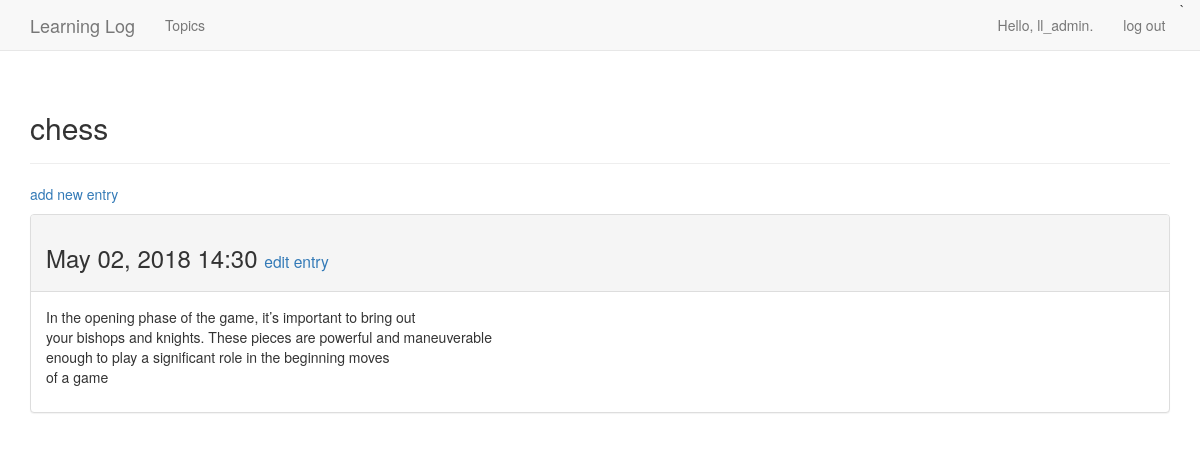
The app's page /topics/1/ (signed in), older data.
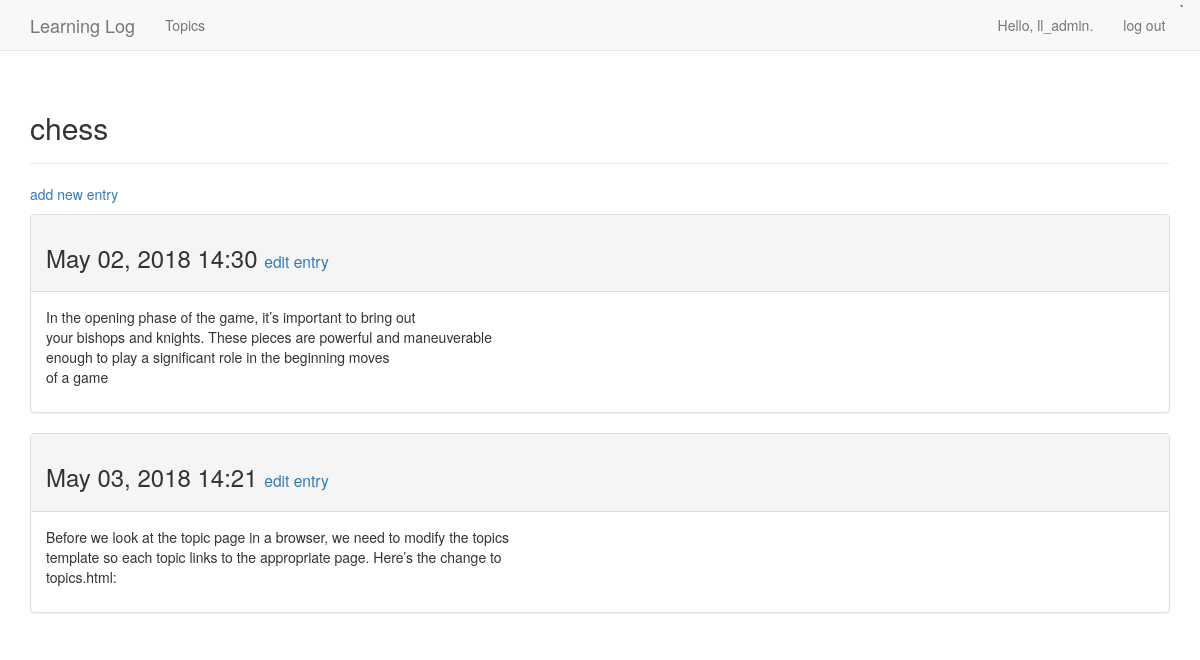
The same page, newer data.
### learning_logs/models.py (models this page shows, shortened)
class Entry(models.Model):
    topic = models.ForeignKey(Topic, on_delete=models.DO_NOTHING)
    text = models.TextField()
    date_added = models.DateTimeField(auto_now_add=True)
    class Meta:
        verbose_name_plural = 'entries'

### learning_logs/views.py (the view)
# urls.py: url(r'^topics/(?P<topic_id>\d+)/$', views.topic, name='topic'),
@login_required
def topic(request, topic_id):
    topic = Topic.objects.get(id=topic_id)
    if topic.owner != request.user:
        raise Http404
    entries = topic.entry_set.order_by('date_added')
    context = {'topic': topic, 'entries': entries}
    return render(request, 'learning_logs/topic.html', context)

### learning_logs/models.py (called while the page is built)
    def __str__(self):
        return self.text

### learning_logs/templates/learning_logs/topic.html
{% extends 'learning_logs/base.html' %}
  {% block header %}
<h2>{{ topic }}</h2>
{% endblock header %}
{% block content %}
  <p>
    <a href="{% url 'learning_logs:new_entry' topic.id %}">add new entry</a>
  </p>
  {% for entry in entries %}
  <div class="panel panel-default">
  <div class="panel-heading">
    <h3>
      {{ entry.date_added|date:'M d, Y H:i' }}
      <small>
        <a href="{% url 'learning_logs:edit_entry' entry.id %}">
        edit entry</a>
      </small>
    </h3>
  </div>
  <div class="panel-body">
    {{ entry.text|linebreaks }}
  </div>
</div>
  {% empty %}
    There are no entries for this topic yet.
  {% endfor %}
{% endblock content %}

Row changes from the older to the newer data that the page shows:
added Entry: date_added "May 03, 2018 14:21", text "Before we look at the topic page in a browser, we need to modify the topics template so each topic links to the appropriate page. Here’s the change to topics.html:"
